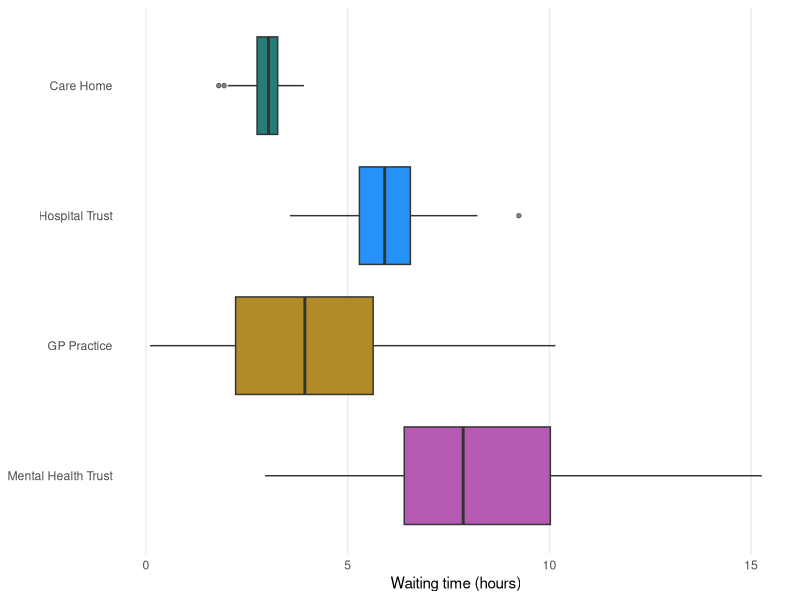
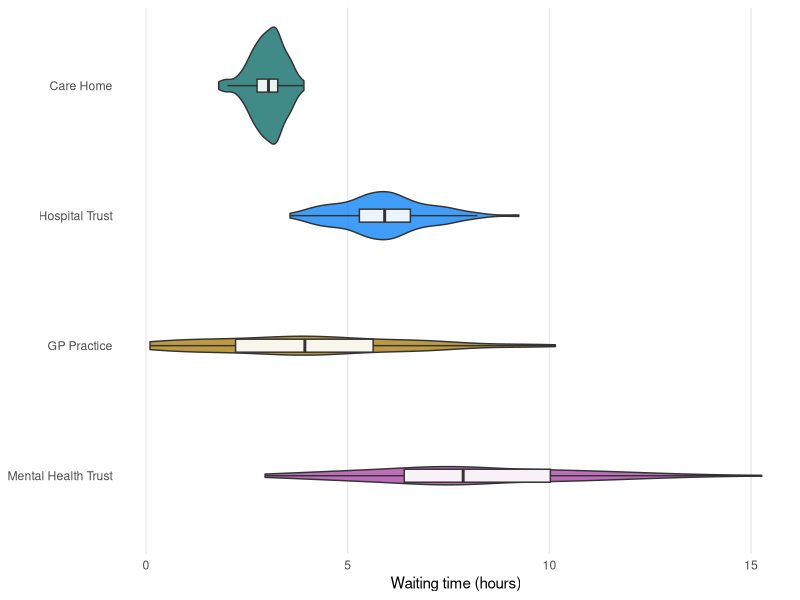

Here is the R script that generated these plots, in order:
## ---- chunk 1
#| label: fig-boxplot-variation
#| fig-cap: "Box plots comparing synthetic waiting times (hours) across four CQC-regulated provider types (n = 100 per group, values are illustrative). Care homes show the tightest spread; GP practices and mental health trusts show substantially higher variation, with outliers visible in the mental health trust group."
#| fig-alt: "Horizontal box plots for four provider types. Care Home: median around 3 hours, IQR approximately 2.7–3.3 hours — tightly clustered. Hospital Trust: median around 6 hours, IQR approximately 5.2–6.8 hours — moderate spread. GP Practice: median around 4 hours, IQR approximately 2.3–5.7 hours — wide spread. Mental Health Trust: median around 8 hours, IQR approximately 6–10 hours — widest spread with several high outliers."
#| echo: false
#| message: false
#| warning: false
#| fig-width: 8
#| fig-height: 4

library(ggplot2)

set.seed(42)
n <- 100
var_df <- data.frame(
  group = factor(
    rep(c("Care Home", "Hospital Trust", "GP Practice", "Mental Health Trust"), each = n),
    levels = c("Care Home", "Hospital Trust", "GP Practice", "Mental Health Trust")
  ),
  waiting_time = c(
    rnorm(n, 3, 0.4),
    rnorm(n, 6, 1.2),
    rnorm(n, 4, 2.5),
    rnorm(n, 8, 3.0)
  )
)
var_df$waiting_time <- pmax(var_df$waiting_time, 0.1)

cqc_palette <- c(
  "Care Home"            = "#006560",
  "Hospital Trust"       = "#007EF5",
  "GP Practice"          = "#A57703",
  "Mental Health Trust"  = "#A83DA4"
)

ggplot(var_df, aes(x = group, y = waiting_time, fill = group)) +
  geom_boxplot(alpha = 0.85, outlier.size = 1.2, outlier.alpha = 0.6) +
  scale_fill_manual(values = cqc_palette, guide = "none") +
  scale_x_discrete(limits = rev(levels(var_df$group))) +
  labs(
    x = NULL,
    y = "Waiting time (hours)"
  ) +
  coord_flip() +
  theme_minimal(base_size = 11) +
  theme(panel.grid.minor = element_blank(),
        panel.grid.major.y = element_blank())
## ---- chunk 2
#| label: fig-violin-variation
#| fig-cap: "Violin plots (with embedded median boxes) for the same synthetic data. The violin width shows where values are concentrated. Care homes have a narrow, symmetric distribution; GP practices show a wide, roughly uniform spread; mental health trusts show a right-skewed distribution with a long upper tail."
#| fig-alt: "Violin plots for four provider types. Care Home: a narrow, nearly symmetric violin centred on 3 hours. Hospital Trust: a moderately wide violin around 6 hours, roughly symmetric. GP Practice: a wide, relatively flat violin spanning 0–9 hours around a median of 4 hours. Mental Health Trust: an asymmetric violin extending from around 2 to over 15 hours, with the bulk concentrated between 6 and 10 hours and a long upper tail."
#| echo: false
#| message: false
#| warning: false
#| fig-width: 8
#| fig-height: 4

ggplot(var_df, aes(x = group, y = waiting_time, fill = group)) +
  geom_violin(alpha = 0.75, trim = TRUE) +
  geom_boxplot(width = 0.1, fill = "white", alpha = 0.9, outlier.shape = NA) +
  scale_fill_manual(values = cqc_palette, guide = "none") +
  scale_x_discrete(limits = rev(levels(var_df$group))) +
  labs(
    x = NULL,
    y = "Waiting time (hours)"
  ) +
  coord_flip() +
  theme_minimal(base_size = 11) +
  theme(panel.grid.minor = element_blank(),
        panel.grid.major.y = element_blank())
